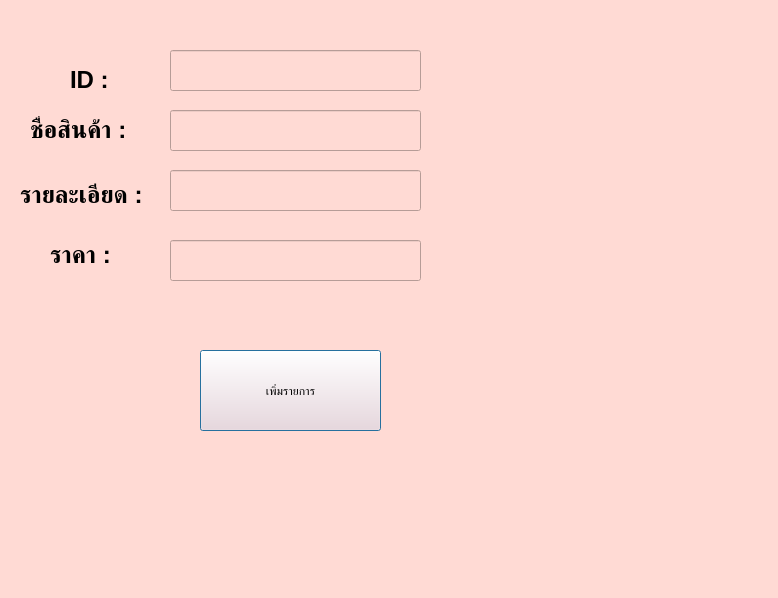
<?xml version="1.0" encoding="UTF-8"?>
<ui version="4.0">
 <class>addorder</class>
 <widget class="QDialog" name="addorder">
  <property name="geometry">
   <rect>
    <x>0</x>
    <y>0</y>
    <width>778</width>
    <height>598</height>
   </rect>
  </property>
  <property name="minimumSize">
   <size>
    <width>778</width>
    <height>598</height>
   </size>
  </property>
  <property name="maximumSize">
   <size>
    <width>778</width>
    <height>598</height>
   </size>
  </property>
  <property name="windowTitle">
   <string>เพิ่มรายการสินค้า</string>
  </property>
  <property name="windowIcon">
   <iconset>
    <normaloff>../../image/icon.png</normaloff>../../image/icon.png</iconset>
  </property>
  <property name="styleSheet">
   <string notr="true">background-color : rgb(255, 218, 212)</string>
  </property>
  <widget class="QPushButton" name="pushButton">
   <property name="geometry">
    <rect>
     <x>200</x>
     <y>350</y>
     <width>181</width>
     <height>81</height>
    </rect>
   </property>
   <property name="styleSheet">
    <string notr="true">font: 14pt &quot;Segoe UI&quot;;
background-color : rgb(255, 216, 215)</string>
   </property>
   <property name="text">
    <string>เพิ่มรายการ</string>
   </property>
  </widget>
  <widget class="QLabel" name="image1_2">
   <property name="geometry">
    <rect>
     <x>460</x>
     <y>60</y>
     <width>181</width>
     <height>161</height>
    </rect>
   </property>
   <property name="maximumSize">
    <size>
     <width>181</width>
     <height>161</height>
    </size>
   </property>
   <property name="styleSheet">
    <string notr="true">image: url(:/image/icon.png);</string>
   </property>
   <property name="text">
    <string/>
   </property>
  </widget>
  <widget class="QLineEdit" name="lineEdit">
   <property name="geometry">
    <rect>
     <x>170</x>
     <y>50</y>
     <width>251</width>
     <height>41</height>
    </rect>
   </property>
  </widget>
  <widget class="QLineEdit" name="lineEdit_2">
   <property name="geometry">
    <rect>
     <x>170</x>
     <y>110</y>
     <width>251</width>
     <height>41</height>
    </rect>
   </property>
  </widget>
  <widget class="QLineEdit" name="lineEdit_3">
   <property name="geometry">
    <rect>
     <x>170</x>
     <y>170</y>
     <width>251</width>
     <height>41</height>
    </rect>
   </property>
  </widget>
  <widget class="QLineEdit" name="lineEdit_4">
   <property name="geometry">
    <rect>
     <x>170</x>
     <y>240</y>
     <width>251</width>
     <height>41</height>
    </rect>
   </property>
  </widget>
  <widget class="QLabel" name="label">
   <property name="geometry">
    <rect>
     <x>70</x>
     <y>60</y>
     <width>61</width>
     <height>41</height>
    </rect>
   </property>
   <property name="text">
    <string>&lt;html&gt;&lt;head/&gt;&lt;body&gt;&lt;p&gt;&lt;span style=&quot; font-size:18pt; font-weight:600;&quot;&gt;ID :&lt;/span&gt;&lt;/p&gt;&lt;/body&gt;&lt;/html&gt;</string>
   </property>
  </widget>
  <widget class="QLabel" name="label_2">
   <property name="geometry">
    <rect>
     <x>30</x>
     <y>110</y>
     <width>121</width>
     <height>41</height>
    </rect>
   </property>
   <property name="text">
    <string>&lt;html&gt;&lt;head/&gt;&lt;body&gt;&lt;p&gt;&lt;span style=&quot; font-size:18pt; font-weight:600;&quot;&gt;ชื่อสินค้า :&lt;/span&gt;&lt;/p&gt;&lt;/body&gt;&lt;/html&gt;</string>
   </property>
  </widget>
  <widget class="QLabel" name="label_3">
   <property name="geometry">
    <rect>
     <x>20</x>
     <y>170</y>
     <width>141</width>
     <height>51</height>
    </rect>
   </property>
   <property name="text">
    <string>&lt;html&gt;&lt;head/&gt;&lt;body&gt;&lt;p&gt;&lt;span style=&quot; font-size:18pt; font-weight:600;&quot;&gt;รายละเอียด :&lt;/span&gt;&lt;/p&gt;&lt;/body&gt;&lt;/html&gt;</string>
   </property>
  </widget>
  <widget class="QLabel" name="label_4">
   <property name="geometry">
    <rect>
     <x>50</x>
     <y>230</y>
     <width>91</width>
     <height>51</height>
    </rect>
   </property>
   <property name="text">
    <string>&lt;html&gt;&lt;head/&gt;&lt;body&gt;&lt;p&gt;&lt;span style=&quot; font-size:18pt; font-weight:600;&quot;&gt;ราคา    :&lt;/span&gt;&lt;/p&gt;&lt;/body&gt;&lt;/html&gt;</string>
   </property>
  </widget>
  <zorder>image1_2</zorder>
  <zorder>pushButton</zorder>
  <zorder>lineEdit</zorder>
  <zorder>lineEdit_2</zorder>
  <zorder>lineEdit_3</zorder>
  <zorder>lineEdit_4</zorder>
  <zorder>label</zorder>
  <zorder>label_2</zorder>
  <zorder>label_3</zorder>
  <zorder>label_4</zorder>
 </widget>
 <resources/>
 <connections/>
</ui>
